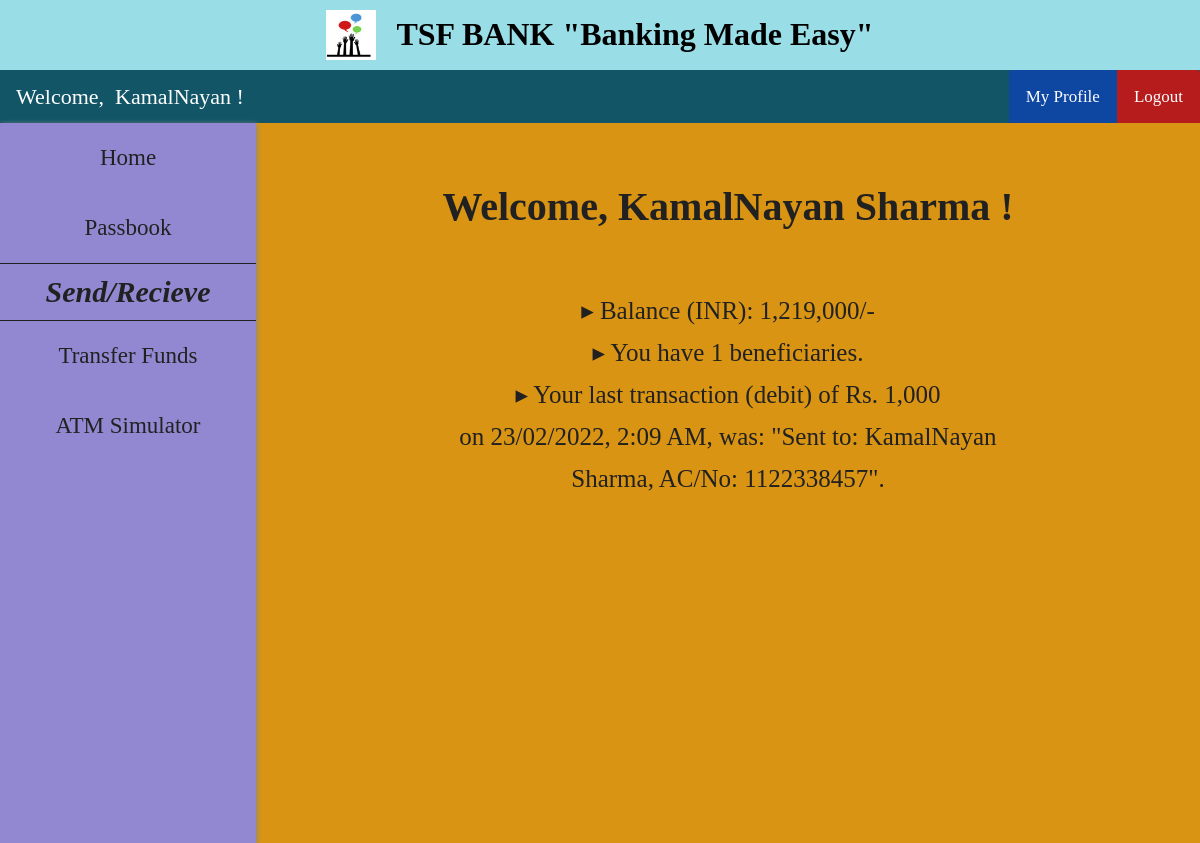
Screenshot of /customer_home.php (signed in) with the database file from the repository.
### tables this page shows
CREATE TABLE `customer` (
  `cust_id` int NOT NULL AUTO_INCREMENT,
  `first_name` varchar(30) DEFAULT NULL,
  `last_name` varchar(30) DEFAULT NULL,
  `gender` varchar(10) DEFAULT NULL,
  `dob` date DEFAULT NULL,
  `aadhar_no` int DEFAULT NULL,
  `email` varchar(30) DEFAULT NULL,
  `phone_no` varchar(20) DEFAULT NULL,
  `address` varchar(255) DEFAULT NULL,
  `branch` varchar(30) DEFAULT NULL,
  `account_no` int DEFAULT NULL,
  `pin` int DEFAULT NULL,
  `uname` varchar(30) DEFAULT NULL,
  `pwd` varchar(30) DEFAULT NULL,
  PRIMARY KEY (`cust_id`),
  UNIQUE KEY `aadhar_no` (`aadhar_no`),
  UNIQUE KEY `email` (`email`),
  UNIQUE KEY `phone_no` (`phone_no`),
  UNIQUE KEY `account_no` (`account_no`),
  UNIQUE KEY `uname` (`uname`)
);

CREATE TABLE `passbook3` (
  `trans_id` int NOT NULL AUTO_INCREMENT,
  `trans_date` datetime DEFAULT NULL,
  `remarks` varchar(255) DEFAULT NULL,
  `debit` int DEFAULT NULL,
  `credit` int DEFAULT NULL,
  `balance` int DEFAULT NULL,
  PRIMARY KEY (`trans_id`)
);

### customer_home.php (the view, shortened to what this page needs)
<?php
    include "header.php";
    include "customer_navbar.php";
    include "customer_sidebar.php";
    $id = $_SESSION['loggedIn_cust_id'];
    $sql0 = "SELECT * FROM customer WHERE cust_id=".$id;
    $result0 = $conn->query($sql0);
    $row0 = $result0->fetch_assoc();
    $sql1 = "SELECT * FROM passbook".$id." WHERE trans_id=(SELECT MAX(trans_id) FROM passbook".$id.")";
    $result1 = $conn->query($sql1);
    $row1 = $result1->fetch_assoc();
    if ($row1["debit"] == 0) {
        $transaction = $row1["credit"];
        $type = "credit";
    }
    else {
        $transaction = $row1["debit"];
        $type = "debit";
    }
    $time = strtotime($row1["trans_date"]);
    $sanitized_time = date("d/m/Y, g:i A", $time);
    $sql2 = "SELECT COUNT(*) FROM beneficiary".$id;
    $result2 = $conn->query($sql2);
    $row2 = $result2->fetch_assoc();
?>
<!DOCTYPE html>
<html>
<head>
    <link rel="stylesheet" href="admin_home_style.css">
</head>
<body>
    <div class="flex-container">
        <div class="flex-item">
            <h1 id="customer">
                Welcome, <?php echo $row0["first_name"] ?>&nbsp<?php echo $row0["last_name"] ?>&nbsp!
            </h1>
            <p id="customer">
                &#9656 Balance (INR): <?php echo number_format($row1["balance"]); ?>/-
                <br>&#9656 You have <?php echo $row2["COUNT(*)"]; ?> beneficiaries.
                <br>&#9656 Your last transaction (<?php echo $type; ?>) of&nbspRs.&nbsp<?php
                echo number_format($transaction); ?><br>
                on <?php echo $sanitized_time; ?>, was: "<?php echo $row1["remarks"]; ?>".
            </p>
        </div>
    </div>
</body>
</html>

### customer_navbar.php (shortened to what this page needs)
<?php
    include "connect.php";
    if (isset($_SESSION['loggedIn_cust_id'])) {
        $sql0 = "SELECT * FROM customer WHERE cust_id=".$_SESSION['loggedIn_cust_id'];
        $result = $conn->query($sql0);
        $row = $result->fetch_assoc();
    }
?>
<!DOCTYPE html>
<html>
<head>
    <link rel="stylesheet" href="user_navbar_style.css">
</head>
<body>
    <div class="nav-wrapper">
        <div class="topnav" id="theTopNav">
            <a id="user">Welcome, &nbsp<?php echo $row["first_name"]; ?> !</a>
            <a id="logout" href="/logout_action.php" onclick="return confirm('Are you sure?')">Logout</a>
            <a id="profile" href="/customer_profile.php">My Profile</a>
        </div>
    </div>
</body>
</html>

### header_style.css (style rules this page uses)
body { margin: 0; padding: 0; background-color: #FAFAFA; text-align: center; }
h1 { font-family: 'Sansita Swashed', cursive; color: black; font-size: 2rem; line-height: 0rem; margin-top: calc((1.5rem - 2rem) + 2.0rem); margin-bottom: 0.5rem; }

### user_navbar_style.css (style rules this page uses)
.nav-wrapper { height: 53px; background: #333; }
.nav-wrapper .topnav { background-color: #115566; overflow: hidden; height: 53px; }
.topnav a[id="user"] { float: left; display: block; color: white; text-align: center; padding: 14px 16px; text-decoration: none; font-size: 22px; font-family: 'Sansita Swashed', cursive; }
.topnav a[id="profile"] { float: right; display: block; color: white; text-align: center; padding: 17px 17px; text-decoration: none; font-size: 17px; font-family: 'Sansita Swashed', cursive; background-color: #0D47A1; border-top-left-radius: 3px; }
.topnav a[id="logout"] { float: right; display: block; color: white; text-align: center; padding: 17px 17px; text-decoration: none; font-size: 17px; font-family: 'Sansita Swashed', cursive; background-color: #b71c1c; border-top-right-radius: 3px; }

### admin_home_style.css (style rules this page uses)
body { background-color: #d99414; }
.flex-container { display: -webkit-flex; display: flex; -webkit-flex-direction: column; flex-direction: column; margin-left: 256px; width: auto; height: auto; -webkit-flex-wrap: wrap; flex-wrap: wrap; }
.flex-item { width: auto; height: auto; margin: 10px; margin-left: auto; margin-right: auto; }
h1[id="customer"] { margin: 20px; line-height: normal; font-family: 'Sansita Swashed', cursive; font-size: 40px; text-align: center; color: #212121; padding: 30px 100px; }
p[id="customer"] { max-width: 600px; margin: 20px; font-size: 25px; font-family: 'Sansita Swashed', cursive; color: #212121; line-height: 42px; padding: 10px 100px; }

### rows the page displays
customer: first_name "KamalNayan", last_name "Sharma"
passbook3: balance "1,219,000", debit "debit", debit "1,000", trans_date "23/02/2022, 2:09 AM", remarks "Sent to: KamalNayan Sharma, AC/No: 1122338457"

### other values shown
$row2["COUNT(*)"] "1"
